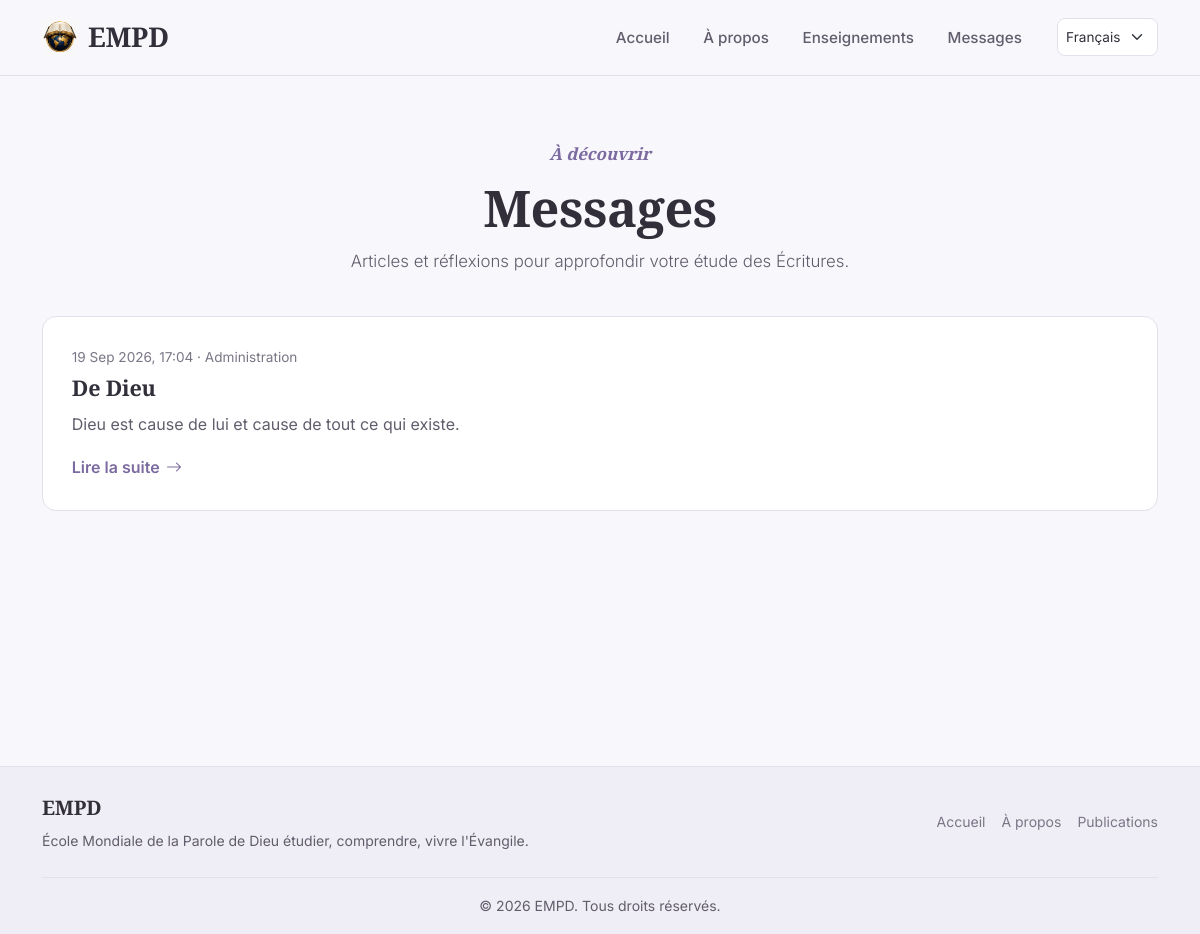
Screenshot of /publications/ with the database file from the repository.
### publications/models.py (models this page shows, shortened)
class Publication(models.Model):
    titre = models.CharField(max_length=200)
    auteur_nom = models.CharField(
        max_length=150, default="Administration", help_text="Nom affiché comme auteur de la publication."
    )
    contenu = models.TextField()
    image = models.ImageField(upload_to="publications/", blank=True, null=True)
    date_creation = models.DateTimeField(auto_now_add=True)
    date_modification = models.DateTimeField(auto_now=True)
    publiee = models.BooleanField(default=True)
    class Meta:
        ordering = ["-date_creation"]

### publications/views.py (the view)
# urls.py: path("", views.PublicationListView.as_view(), name="liste"),
class PublicationListView(ListView):
    model = Publication
    template_name = "publications/liste.html"
    context_object_name = "publications"
    paginate_by = 10
    def get_queryset(self):
        return Publication.objects.filter(publiee=True)

### templates/publications/liste.html (shortened to what this page needs)
{% extends "base.html" %}
{% load i18n %}
{% load humanize %}
{% block content %}
<section class="section-empd">
    <div class="page-header">
        <span class="eyebrow">{% trans "À découvrir" %}</span>
        <h1>{% trans "Messages" %}</h1>
        <p class="lead">
        </p>
    </div>
    {% for pub in publications %}
        <article class="publication-row">
            <div class="publication-meta">
                {{ pub.date_creation|date:"d M Y, H:i" }}
                {% if pub.auteur_nom %} · {{ pub.auteur_nom }}{% endif %}
            </div>
            <h5>
                <a href="{% url 'publications:publication_detail' pub.pk %}">
                    {{ pub.titre }}
                </a>
            </h5>
            <p>{{ pub.contenu|truncatewords:35 }}</p>
            <a href="{% url 'publications:publication_detail' pub.pk %}" class="text-link">
                {% trans "Lire la suite" %}
                <i class="bi bi-arrow-right"></i>
            </a>
        </article>
    {% empty %}
        <div class="empty-state">
            {% trans "Aucune publication pour le moment." %}
        </div>
    {% endfor %}
</section>
{% endblock %}

### static/css/style.css (style rules this page uses)
:root { --empd-ivoire: #f8f7fb; --empd-ivoire-soft: #ffffff; --empd-lin: #efedf5; --empd-encre: #322f3a; --empd-encre-douce: #625d6c; --empd-encre-pale: #7b7686; --empd-violet: #7c6ba0; --empd-violet-soft: #ebe6f4; --empd-rose: #c68a9c; --empd-rose-soft: #f6ebee; --empd-sauge: #7f9a7c; --empd-sauge-soft: #ecf2ee; --empd-border: #e3e0ea; --radius-sm: 8px; --radius-md: 14px; --radius-lg: 26px; --radius-arc: 50% 50% 12px 12px / 30% 30% 12px 12px; --transition: 0.25s ease; }
html { scroll-behavior: smooth; scroll-padding-top: 90px; -webkit-text-size-adjust: 100%; }
body { margin: 0; padding: 0; overflow-x: hidden; background-color: var(--empd-ivoire); color: var(--empd-encre); font-family: "Inter", "Segoe UI", Arial, sans-serif; font-size: 16px; line-height: 1.7; -webkit-font-smoothing: antialiased; text-rendering: optimizeLegibility; }
h1, h2, h3, h4, h5, h6, .brand-font, blockquote { font-family: "Cormorant Garamond", "Georgia", serif; color: var(--empd-encre); font-weight: 600; letter-spacing: -0.01em; overflow-wrap: break-word; }
h1 { font-size: clamp(2rem, 4.2vw, 3.4rem); line-height: 1.18; font-weight: 600; }
p { color: var(--empd-encre-douce); max-width: 62ch; overflow-wrap: break-word; }
a { color: var(--empd-encre); text-decoration: none; transition: color var(--transition); }
.section-heading h2, .section-heading p, .page-header h1, .page-header p, .support-card h2, .support-card p, .verse-section p, .final-verse p, .verse-section blockquote, .final-verse blockquote { margin-left: auto; margin-right: auto; }
.eyebrow { display: inline-block; margin-bottom: 0.6rem; color: var(--empd-violet); font-family: "Cormorant Garamond", serif; font-style: italic; font-size: 1.05rem; font-weight: 600; }
.text-link { display: inline-flex; align-items: center; gap: 0.4rem; font-weight: 600; color: var(--empd-violet); }
.text-link i { transition: transform var(--transition); }
.section-empd { padding: 4rem 0; }
.publication-meta { color: var(--empd-encre-pale); font-size: 0.85rem; margin-bottom: 0.5rem; }
.publication-row { padding: 1.8rem; margin-bottom: 1.4rem; background-color: var(--empd-ivoire-soft); border: 1px solid var(--empd-border); border-radius: var(--radius-md); }
.publication-row .publication-meta { margin-bottom: 0.4rem; }
.publication-row h5 { font-family: "Cormorant Garamond", serif; font-size: 1.35rem; font-weight: 600; margin-bottom: 0.6rem; }
.page-header { max-width: 42rem; margin: 0 auto 2.5rem; text-align: center; }
.page-header h1 { margin-bottom: 0.6rem; }
.page-header .lead { color: var(--empd-encre-douce); font-size: 1.05rem; }

### rows the page displays
Publication: date_creation "19 Sep 2026, 17:04", auteur_nom "Administration", titre "De Dieu", contenu "Dieu est cause de lui et cause de tout ce qui existe."

### other values shown
form field language "Français"
